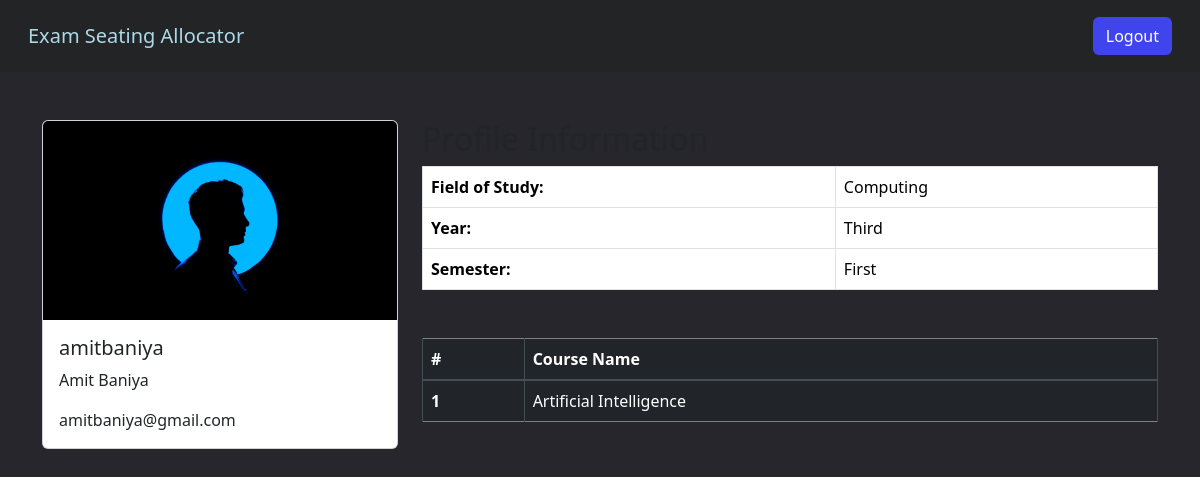
Before: /student_home/ (signed in) with the older database file.
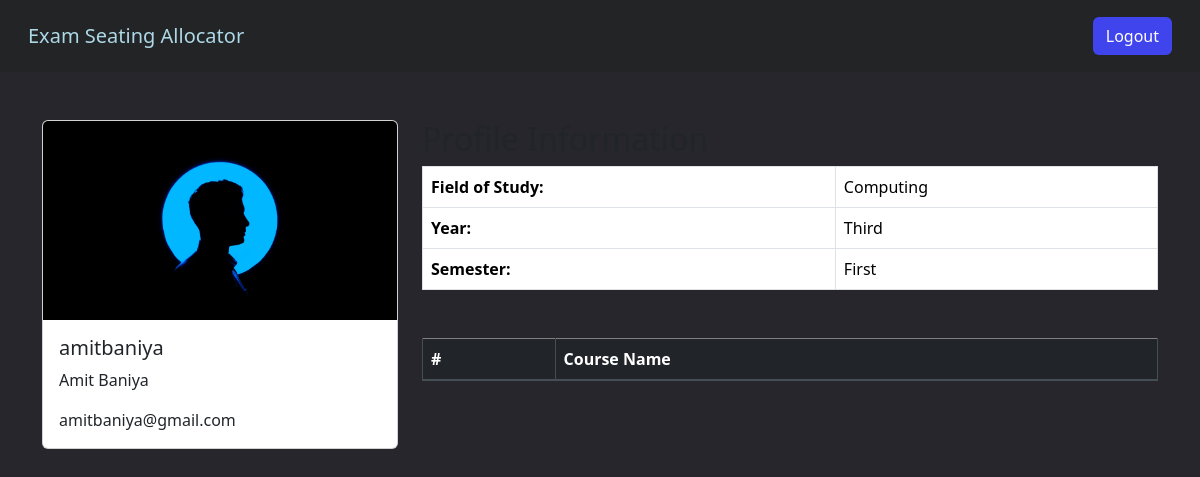
After: the same page with the newer database file.
### api/models.py (models this page shows)
class Course(models.Model):
    name = models.CharField(max_length=100)
    fieldofstudy = models.CharField(
        max_length=20, choices=FIELDOFSTUDY, default="computing"
    )
    year = models.CharField(max_length=20, choices=YEAR, default="first")
    semester = models.CharField(max_length=20, choices=SEMESTER, default="first")

### api/views.py (the view)
# urls.py: path("student_home/", student_home, name="student_home"),
@login_required(login_url="login_page")
@user_passes_test(is_student, login_url="login_page")
def student_home(request):
    user = request.user
    student = Student.objects.get(user=user)
    fieldofstudy = student.fieldofstudy
    year = student.year
    semester = student.semester
    courses = student.courses.all()
    context = {
        "homeurl": "student_home",
        "fieldofstudy": fieldofstudy,
        "year": year,
        "semester": semester,
        "courses": courses,
    }
    return render(request, "studentHome.html", context)

### api/views.py (called while the page is built)
def is_student(user):
    return user.groups.filter(name="Students").exists()

### api/templates/studentHome.html (shortened to what this page needs)
{%extends "base.html"%} {%block start%}
<div class="container mt-5">
  <div class="row">
    <div class="col-md-4">
      <div class="card">
        <img
          src="/media/{{user.user_image}}"
          class="card-img-top"
          alt="Profile Image"
        />
        <div class="card-body">
          <h5 class="card-title">{{ user.username }}</h5>
          <p class="card-text">{{ user.first_name }} {{ user.last_name }}</p>
          <p class="card-text">{{ user.email }}</p>
        </div>
      </div>
    </div>
    <div class="col-md-8">
      <h2>Profile Information</h2>
      <table class="table table-bordered">
        <tbody>
          <tr>
            <th>Field of Study:</th>
            <td>{{ fieldofstudy|title }}</td>
          </tr>
          <tr>
            <th>Year:</th>
            <td>{{ year|title }}</td>
          </tr>
          <tr>
            <th>Semester:</th>
            <td>{{ semester|title }}</td>
          </tr>
        </tbody>
      </table>
      <table
        class="table table-dark table-bordered mt-5"
        style="border-width: 4px; border-color: grey"
      >
        <thead>
          <tr>
            <th scope="col">#</th>
            <th scope="col">Course Name</th>
          </tr>
        </thead>
        <tbody>
          {%for course in courses%}
          <tr>
            <th scope="row">{{forloop.counter}}</th>
            <td>{{course.name}}</td>
          </tr>
          {%endfor%}
        </tbody>
      </table>
    </div>
  </div>
</div>
{%endblock%}

Changed rows visible on the page:
removed Course: name "Artificial Intelligence"
